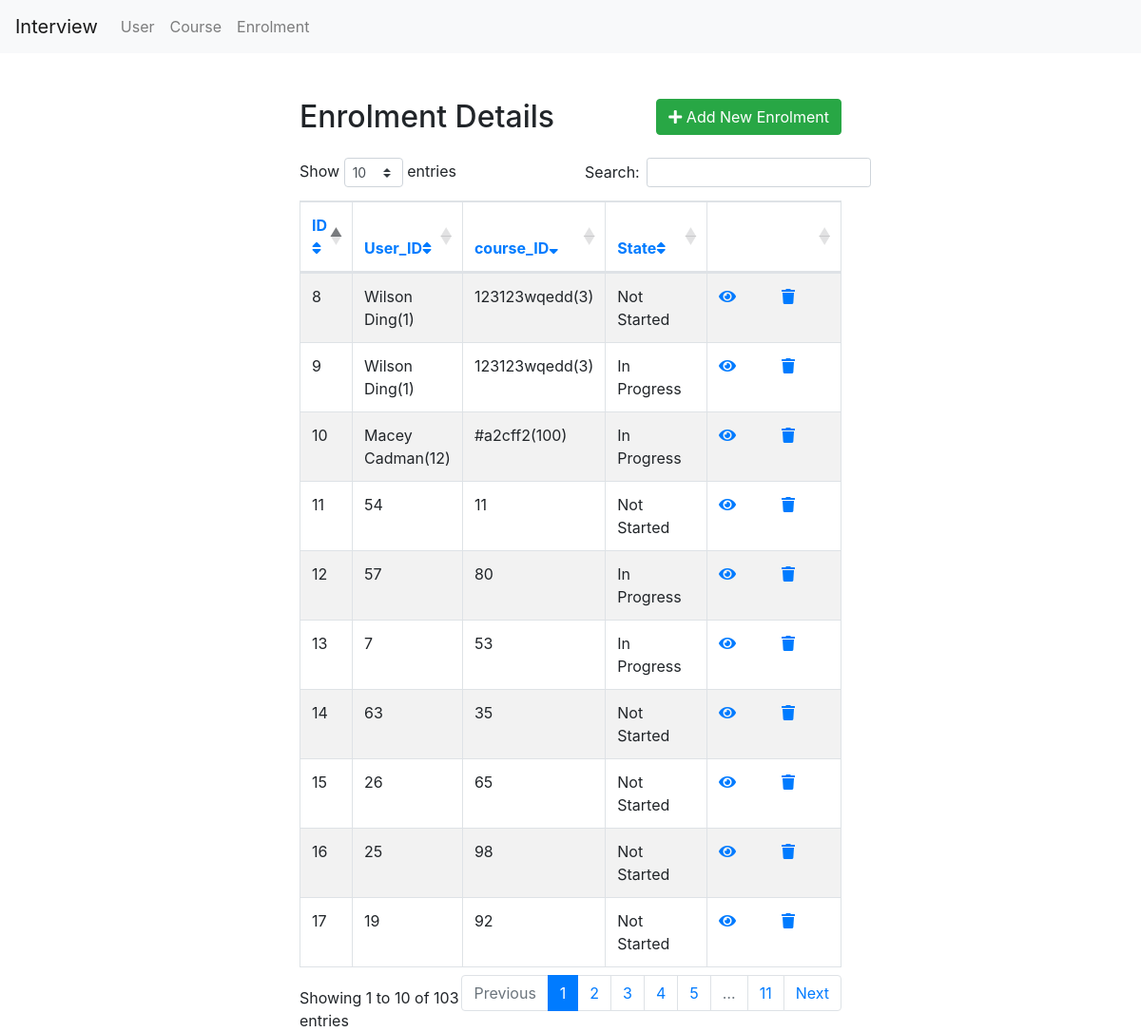
The app's page /Enrolment/index.php?column=course_ID&order=desc with its own data.
### tables this page shows
CREATE TABLE `enrolment` (
  `ID` int(11) NOT NULL,
  `course_ID` varchar(255) NOT NULL,
  `User_ID` varchar(255) NOT NULL,
  `State` varchar(255) NOT NULL
);

### Enrolment/index.php (the view, shortened to what this page needs)
<!DOCTYPE html>
<html lang="en">
<head>
    <link rel="stylesheet" href="https://stackpath.bootstrapcdn.com/bootstrap/4.5.2/css/bootstrap.min.css">
    <link rel="stylesheet" href="https://cdn.datatables.net/1.11.5/css/dataTables.bootstrap4.min.css">
    <link rel="stylesheet" href="https://maxcdn.bootstrapcdn.com/font-awesome/4.7.0/css/font-awesome.min.css">
    <link rel="stylesheet" href="https://use.fontawesome.com/releases/v5.3.1/css/all.css">
</head>
<body>
    <nav class="navbar navbar-expand-lg navbar-light bg-light">
        <a class="navbar-brand" href="<?php echo 'http://localhost/interview'; ?>">Interview</a>
        <div class="collapse navbar-collapse" id="navbarNavAltMarkup">
            <div class="navbar-nav">
                <a class="nav-item nav-link" href="<?php echo 'http://localhost/interview/User/index.php'; ?>">User</a>
                <a class="nav-item nav-link"
                    href="<?php echo 'http://localhost/interview/Course/index.php'; ?>">Course</a>
                <a class="nav-item nav-link "
                    href="<?php echo 'http://localhost/interview/Enrolment/index.php'; ?>">Enrolment</a>
            </div>
        </div>
    </nav>
    <div class="wrapper">
        <div class="container-fluid">
            <div class="row">
                <div class="col-md-12">
                    <div class="mt-5 mb-3 clearfix">
                        <h2 class="pull-left">Enrolment Details</h2>
                        <a href="create.php" class="btn btn-success pull-right"><i class="fa fa-plus"></i> Add New
                            Enrolment</a>
                    </div>
                    <?php
                    require_once "../config.php";
                    $columns = array('ID','User_ID','course_ID','State');
                    $column = isset($_GET['column']) && in_array($_GET['column'], $columns) ? $_GET['column'] : $columns[0];
                    $sort_order = isset($_GET['order']) && strtolower($_GET['order']) == 'desc' ? 'DESC' : 'ASC';
                    $sql = "SELECT * FROM enrolment ORDER BY " .  $column . ' ' . $sort_order;
                    $up_or_down = str_replace(array('ASC','DESC'), array('up','down'), $sort_order);
                    $asc_or_desc = $sort_order == 'ASC' ? 'desc' : 'asc';
                    if($result = mysqli_query($link, $sql)){
                        if(mysqli_num_rows($result) > 0){
                            ?>
                            <table class="table table-bordered table-striped" id="enrolmentTable">
                                <thead>
                                    <tr>
                                        <th><a href="index.php?column=ID&order=<?php echo $asc_or_desc; ?>">ID<i class="fas fa-sort<?php echo $column == 'ID' ? '-' . $up_or_down : ''; ?>"></i></a></th>
                                        <th><a href="index.php?column=User_ID&order=<?php echo $asc_or_desc; ?>">User_ID<i class="fas fa-sort<?php echo $column == 'User_ID' ? '-' . $up_or_down : ''; ?>"></i></a></th>
                                        <th><a href="index.php?column=course_ID&order=<?php echo $asc_or_desc; ?>"> course_ID<i class="fas fa-sort<?php echo $column == 'course_ID' ? '-' . $up_or_down : ''; ?>"></i></a> </th>
                                       <th><a href="index.php?column=State&order=<?php echo $asc_or_desc; ?>">State<i class="fas fa-sort<?php echo $column == 'State' ? '-' . $up_or_down : ''; ?>"></i></a></th>
                                        <th>
                                        </th>
                                    </tr>
                               </thead>
                                <tbody>
                                    <?php
                                while($row = mysqli_fetch_array($result)){
                                    echo "<tr>";
                                        echo "<td>" . $row['ID'] . "</td>";
                                        echo "<td>" . $row['User_ID'] . "</td>";
                                        echo "<td>" . $row['course_ID'] . "</td>";
                                        echo "<td>" . $row['State'] . "</td>";
                                        echo "<td>";
                                            echo '<a href="read.php?id='. $row['ID'] .'" class="mr-3" title="View Record" data-toggle="tooltip"><span class="fa fa-eye"></span></a>';
                                            echo '<a href="update.php?id='. $row['ID'] .'" class="mr-3" title="Update Record" data-toggle="tooltip"><span class="fa fa-pencil"></span></a>';
                                            echo '<a href="delete.php?id='. $row['ID'] .'" title="Delete Record" data-toggle="tooltip"><span class="fa fa-trash"></span></a>';
                                        echo "</td>";
                                    echo "</tr>";
                                }
                                echo "</tbody>";
                            echo "</table>";
                        } else{
                            echo '<div class="alert alert-danger"><em>No records were found.</em></div>';
                        }
                    } else{
                        echo "Oops! Something went wrong. Please try again later.";
                    }
                    ?>
                </div>
            </div>
        </div>
    </div>
</body>
</html>

### Enrolment/index.php (style rules this page uses)
.wrapper { width: 600px; margin: 0 auto; }
table tr td:last-child { width: 120px; }

### records on screen
enrolment: ID "16", User_ID "25", course_ID "98", State "Not Started"
enrolment: ID "17", User_ID "19", course_ID "92", State "Not Started"
enrolment: ID "12", User_ID "57", course_ID "80", State "In Progress"
enrolment: ID "15", User_ID "26", course_ID "65", State "Not Started"
enrolment: ID "13", User_ID "7", course_ID "53", State "In Progress"
enrolment: ID "14", User_ID "63", course_ID "35", State "Not Started"
enrolment: ID "8", User_ID "Wilson Ding(1)", course_ID "123123wqedd(3)", State "Not Started"
enrolment: ID "9", User_ID "Wilson Ding(1)", course_ID "123123wqedd(3)", State "In Progress"
enrolment: ID "11", User_ID "54", course_ID "11", State "Not Started"
enrolment: ID "10", User_ID "Macey Cadman(12)", course_ID "#a2cff2(100)", State "In Progress"
